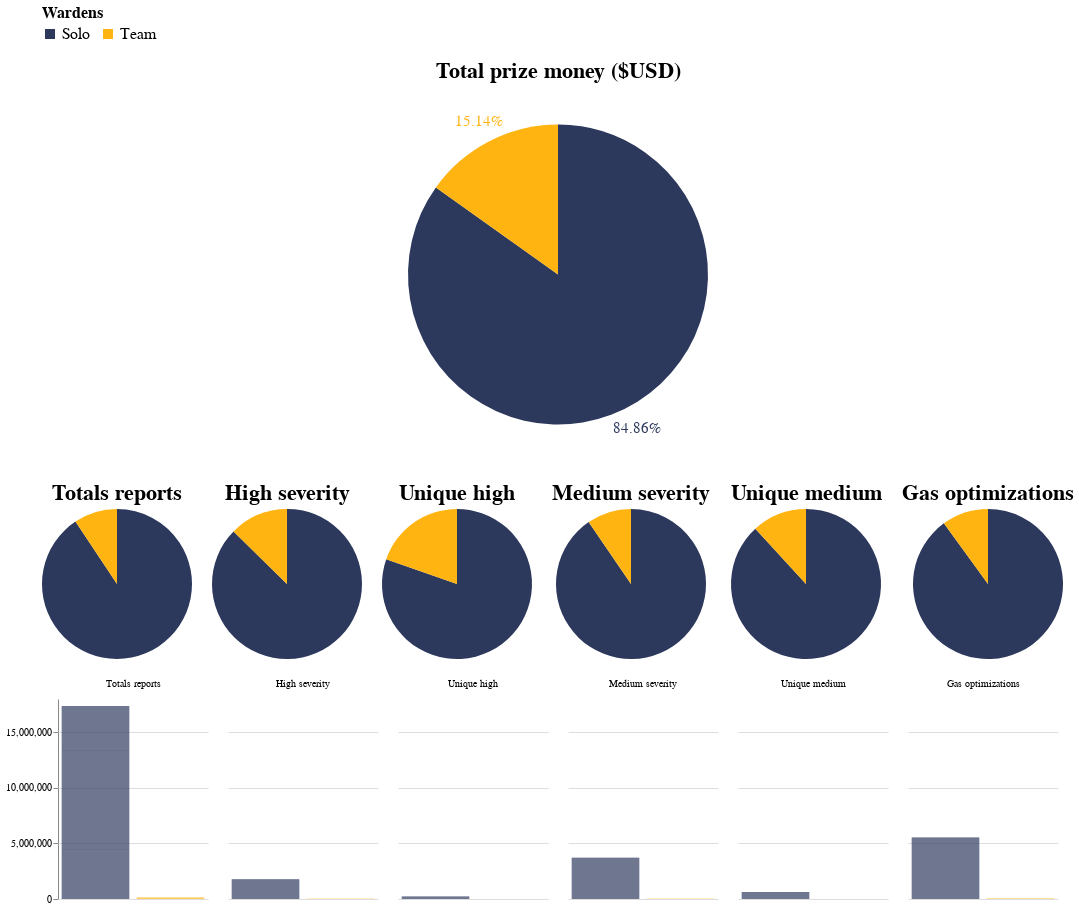

Notebook code for this chart:
### Markdown cell above
# Comparison of solo wardens VS teams per period

### Code cell
alt.vconcat(total_pie_chart, repeat_pie_charts, grouped_bar_chart, center=True).configure_title(
    fontSize=22
).configure_view(
    strokeWidth=0
)

### Figure 1 — Vega-Lite specification as saved in the notebook (floating-point values rounded to 4 significant figures; data arrays with more than 128 entries replaced by an {"elided": "..."} marker saying what was removed)
{"config": {"view": {"continuousWidth": 400, "continuousHeight": 300, "strokeWidth": 0}, "title": {"fontSize": 22}}, "vconcat": [{"layer": [{"mark": {"type": "arc", "outerRadius": 150}, "encoding": {"color": {"field": "is_team", "legend": {"labelFontSize": 16, "orient": "top", "symbolType": "square", "title": "Wardens", "titleFontSize": 16}, "scale": {"range": ["#2c385c", "#ffb412"]}, "type": "nominal"}, "theta": {"aggregate": "sum", "field": "prize_money", "stack": true, "type": "quantitative"}, "tooltip": [{"field": "is_team", "type": "nominal"}, {"field": "sum_prize_money", "format": "$,", "type": "quantitative"}, {"field": "prize_share", "format": ".2%", "type": "quantitative"}]}, "selection": {"period_selector": {"type": "single", "fields": ["period"], "bind": {"input": "select", "options": ["LAST 60 DAYS", "LAST 90 DAYS", "2021", "2022", "ALL TIME"], "name": "Select a period:"}, "init": {"period": "ALL TIME"}}}, "transform": [{"joinaggregate": [{"op": "sum", "field": "prize_money", "as": "total_prize_money"}]}, {"calculate": "datum.sum_prize_money / datum.total_prize_money", "as": "prize_share"}]}, {"mark": {"type": "text", "radius": 172.5, "size": 15.0}, "encoding": {"color": {"field": "is_team", "legend": {"labelFontSize": 16, "orient": "top", "symbolType": "square", "title": "Wardens", "titleFontSize": 16}, "scale": {"range": ["#2c385c", "#ffb412"]}, "type": "nominal"}, "text": {"field": "prize_share", "format": ".2%", "type": "nominal"}, "theta": {"aggregate": "sum", "field": "prize_money", "stack": true, "type": "quantitative"}, "tooltip": [{"field": "is_team", "type": "nominal"}, {"field": "sum_prize_money", "format": "$,", "type": "quantitative"}, {"field": "prize_share", "format": ".2%", "type": "quantitative"}]}, "transform": [{"joinaggregate": [{"op": "sum", "field": "prize_money", "as": "total_prize_money"}]}, {"calculate": "datum.sum_prize_money / datum.total_prize_money", "as": "prize_share"}]}], "data": {"name": "data-52ab8e0b2fb5a62a1977a00cf3ae85d7"}, "height": 375.0, "title": "Total prize money ($USD)", "transform": [{"filter": {"selection": "period_selector"}}], "width": 375.0}, {"hconcat": [{"mark": {"type": "arc", "outerRadius": 75.0}, "encoding": {"color": {"field": "is_team", "legend": null, "scale": {"range": ["#2c385c", "#ffb412"]}, "type": "nominal"}, "theta": {"aggregate": "sum", "field": "total_reports", "stack": true, "type": "quantitative"}, "tooltip": [{"field": "is_team", "type": "nominal"}, {"aggregate": "sum", "field": "total_reports", "type": "quantitative"}, {"field": "share", "format": ".2%", "type": "quantitative"}]}, "height": 150, "selection": {"period_selector": {"type": "single", "fields": ["period"], "bind": {"input": "select", "options": ["LAST 60 DAYS", "LAST 90 DAYS", "2021", "2022", "ALL TIME"], "name": "Select a period:"}, "init": {"period": "ALL TIME"}}}, "title": "Totals reports", "transform": [{"joinaggregate": [{"op": "sum", "field": "total_reports", "as": "total"}], "groupby": ["period"]}, {"calculate": "datum.sum_total_reports / datum.total", "as": "share"}, {"filter": {"selection": "period_selector"}}], "width": 150}, {"mark": {"type": "arc", "outerRadius": 75.0}, "encoding": {"color": {"field": "is_team", "legend": null, "scale": {"range": ["#2c385c", "#ffb412"]}, "type": "nominal"}, "theta": {"aggregate": "sum", "field": "high_all", "stack": true, "type": "quantitative"}, "tooltip": [{"field": "is_team", "type": "nominal"}, {"aggregate": "sum", "field": "high_all", "type": "quantitative"}, {"field": "share", "format": ".2%", "type": "quantitative"}]}, "height": 150, "selection": {"period_selector": {"type": "single", "fields": ["period"], "bind": {"input": "select", "options": ["LAST 60 DAYS", "LAST 90 DAYS", "2021", "2022", "ALL TIME"], "name": "Select a period:"}, "init": {"period": "ALL TIME"}}}, "title": "High severity", "transform": [{"joinaggregate": [{"op": "sum", "field": "high_all", "as": "total"}], "groupby": ["period"]}, {"calculate": "datum.sum_high_all / datum.total", "as": "share"}, {"filter": {"selection": "period_selector"}}], "width": 150}, {"mark": {"type": "arc", "outerRadius": 75.0}, "encoding": {"color": {"field": "is_team", "legend": null, "scale": {"range": ["#2c385c", "#ffb412"]}, "type": "nominal"}, "theta": {"aggregate": "sum", "field": "high_solo", "stack": true, "type": "quantitative"}, "tooltip": [{"field": "is_team", "type": "nominal"}, {"aggregate": "sum", "field": "high_solo", "type": "quantitative"}, {"field": "share", "format": ".2%", "type": "quantitative"}]}, "height": 150, "selection": {"period_selector": {"type": "single", "fields": ["period"], "bind": {"input": "select", "options": ["LAST 60 DAYS", "LAST 90 DAYS", "2021", "2022", "ALL TIME"], "name": "Select a period:"}, "init": {"period": "ALL TIME"}}}, "title": "Unique high", "transform": [{"joinaggregate": [{"op": "sum", "field": "high_solo", "as": "total"}], "groupby": ["period"]}, {"calculate": "datum.sum_high_solo / datum.total", "as": "share"}, {"filter": {"selection": "period_selector"}}], "width": 150}, {"mark": {"type": "arc", "outerRadius": 75.0}, "encoding": {"color": {"field": "is_team", "legend": null, "scale": {"range": ["#2c385c", "#ffb412"]}, "type": "nominal"}, "theta": {"aggregate": "sum", "field": "med_all", "stack": true, "type": "quantitative"}, "tooltip": [{"field": "is_team", "type": "nominal"}, {"aggregate": "sum", "field": "med_all", "type": "quantitative"}, {"field": "share", "format": ".2%", "type": "quantitative"}]}, "height": 150, "selection": {"period_selector": {"type": "single", "fields": ["period"], "bind": {"input": "select", "options": ["LAST 60 DAYS", "LAST 90 DAYS", "2021", "2022", "ALL TIME"], "name": "Select a period:"}, "init": {"period": "ALL TIME"}}}, "title": "Medium severity", "transform": [{"joinaggregate": [{"op": "sum", "field": "med_all", "as": "total"}], "groupby": ["period"]}, {"calculate": "datum.sum_med_all / datum.total", "as": "share"}, {"filter": {"selection": "period_selector"}}], "width": 150}, {"mark": {"type": "arc", "outerRadius": 75.0}, "encoding": {"color": {"field": "is_team", "legend": null, "scale": {"range": ["#2c385c", "#ffb412"]}, "type": "nominal"}, "theta": {"aggregate": "sum", "field": "med_solo", "stack": true, "type": "quantitative"}, "tooltip": [{"field": "is_team", "type": "nominal"}, {"aggregate": "sum", "field": "med_solo", "type": "quantitative"}, {"field": "share", "format": ".2%", "type": "quantitative"}]}, "height": 150, "selection": {"period_selector": {"type": "single", "fields": ["period"], "bind": {"input": "select", "options": ["LAST 60 DAYS", "LAST 90 DAYS", "2021", "2022", "ALL TIME"], "name": "Select a period:"}, "init": {"period": "ALL TIME"}}}, "title": "Unique medium", "transform": [{"joinaggregate": [{"op": "sum", "field": "med_solo", "as": "total"}], "groupby": ["period"]}, {"calculate": "datum.sum_med_solo / datum.total", "as": "share"}, {"filter": {"selection": "period_selector"}}], "width": 150}, {"mark": {"type": "arc", "outerRadius": 75.0}, "encoding": {"color": {"field": "is_team", "legend": null, "scale": {"range": ["#2c385c", "#ffb412"]}, "type": "nominal"}, "theta": {"aggregate": "sum", "field": "gas_all", "stack": true, "type": "quantitative"}, "tooltip": [{"field": "is_team", "type": "nominal"}, {"aggregate": "sum", "field": "gas_all", "type": "quantitative"}, {"field": "share", "format": ".2%", "type": "quantitative"}]}, "height": 150, "selection": {"period_selector": {"type": "single", "fields": ["period"], "bind": {"input": "select", "options": ["LAST 60 DAYS", "LAST 90 DAYS", "2021", "2022", "ALL TIME"], "name": "Select a period:"}, "init": {"period": "ALL TIME"}}}, "title": "Gas optimizations", "transform": [{"joinaggregate": [{"op": "sum", "field": "gas_all", "as": "total"}], "groupby": ["period"]}, {"calculate": "datum.sum_gas_all / datum.total", "as": "share"}, {"filter": {"selection": "period_selector"}}], "width": 150}], "data": {"name": "data-52ab8e0b2fb5a62a1977a00cf3ae85d7"}, "resolve": {"scale": {"theta": "independent"}}}, {"data": {"name": "data-0e90d4af38294c630421751e59a783f0"}, "mark": "bar", "encoding": {"color": {"field": "is_team", "type": "nominal"}, "column": {"field": "key", "sort": {"field": "order", "order": "ascending"}, "title": null, "type": "nominal"}, "tooltip": [{"field": "is_team", "type": "nominal"}, {"field": "value", "type": "quantitative"}], "x": {"axis": null, "field": "is_team", "title": null, "type": "ordinal"}, "y": {"axis": {"title": null}, "field": "value", "scale": {"type": "linear"}, "type": "quantitative"}}, "height": 200, "selection": {"period_selector": {"type": "single", "fields": ["period"], "bind": {"input": "select", "options": ["LAST 60 DAYS", "LAST 90 DAYS", "2021", "2022", "ALL TIME"], "name": "Select a period:"}, "init": {"period": "ALL TIME"}}}, "transform": [{"fold": ["Totals reports", "High severity", "Unique high", "Medium severity", "Unique medium", "Gas optimizations"]}, {"calculate": "{'Totals reports': 0, 'High severity': 1, 'Unique high': 2, 'Medium severity': 3, 'Unique medium': 4, 'Gas optimizations': 5}[datum.key]", "as": "order"}, {"filter": {"selection": "period_selector"}}], "width": {"step": 75.0}}], "center": true, "$schema": "https://vega.github.io/schema/vega-lite/v4.17.0.json", "datasets": {"data-52ab8e0b2fb5a62a1977a00cf3ae85d7": {"elided": "2291 records"}, "data-0e90d4af38294c630421751e59a783f0": {"elided": "2291 records"}}}
